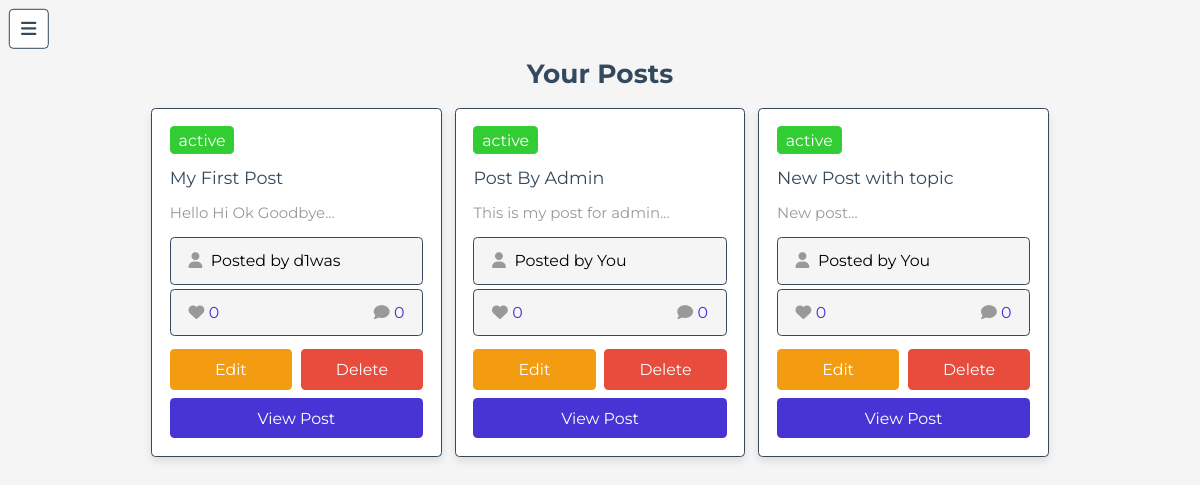
Screenshot of /admin/view_posts.php (signed in) with the database file from the repository.
### tables this page shows
CREATE TABLE `posts` (
  `id` int(100) NOT NULL,
  `admin_id` int(100) NOT NULL,
  `name` varchar(100) NOT NULL,
  `title` varchar(100) NOT NULL,
  `content` varchar(10000) NOT NULL,
  `category` varchar(50) NOT NULL,
  `image` varchar(100) NOT NULL,
  `date` datetime NOT NULL DEFAULT current_timestamp(),
  `status` varchar(10) NOT NULL,
  `topic_id` int(12) NOT NULL
);

### admin/view_posts.php (the view, shortened to what this page needs)
<?php
include '../components/connect.php';
$admin_id = $_SESSION['admin_id'];
?>
<!DOCTYPE html>
<html lang="en">
<head>
   <link rel="stylesheet" href="https://cdnjs.cloudflare.com/ajax/libs/font-awesome/6.1.1/css/all.min.css">
   <link rel="stylesheet" href="../css/admin_style.css">
</head>
<body>
<?php include '../components/admin_header.php' ?>
<section class="show-posts">
   <h1 class="heading">your posts</h1>
   <div class="box-container">
      <?php
         $admin_query = $conn->prepare("SELECT role from admin WHERE id = ?");
         $admin_query->execute([$admin_id]);
         $admin = $admin_query->fetch(PDO::FETCH_ASSOC);
         if($admin['role'] == "admin") {
            $select_posts = $conn->prepare("SELECT * FROM `posts`");
         } else {
            $select_posts = $conn->prepare("SELECT * FROM `posts` WHERE admin_id = ?");
            $select_posts->execute([$admin_id]);
         }
         $select_posts->execute();
         if($select_posts->rowCount() > 0){
            while($fetch_posts = $select_posts->fetch(PDO::FETCH_ASSOC)){
               $post_id = $fetch_posts['id'];
               $user_id = $fetch_posts['admin_id'];
               $postedByUserQuery = $conn->prepare("SELECT * FROM `admin` WHERE id = ?");
               $postedByUserQuery->execute([$user_id]);
               $postedByUser = $postedByUserQuery->fetch(PDO::FETCH_ASSOC);
               $count_post_comments = $conn->prepare("SELECT * FROM `comments` WHERE post_id = ?");
               $count_post_comments->execute([$post_id]);
               $total_post_comments = $count_post_comments->rowCount();
               $count_post_likes = $conn->prepare("SELECT * FROM `likes` WHERE post_id = ?");
               $count_post_likes->execute([$post_id]);
               $total_post_likes = $count_post_likes->rowCount();
      ?>
      <form method="post" class="box">
         <div class="status" style="background-color:<?php if($fetch_posts['status'] == 'active'){echo 'limegreen'; }else{echo 'coral';}; ?>;"><?= $fetch_posts['status']; ?></div>
            <div class="title"><?= $fetch_posts['title']; ?></div>
         <div class="posts-content"><?= $fetch_posts['content']; ?></div>
         <div class="icons post-user">
            <div class="likes">
               <i class="fas fa-user"></i>
               Posted by <?= $postedByUser['id'] == $admin_id ? "You" : $postedByUser['name'] ?>
            </div>
         </div>
         <div class="icons">
            <div class="likes"><i class="fas fa-heart"></i><span><?= $total_post_likes; ?></span></div>
            <div class="comments"><i class="fas fa-comment"></i><span><?= $total_post_comments; ?></span></div>
         </div>
         <div class="flex-btn">
            <a href="edit_post.php?id=<?= $post_id; ?>" class="option-btn">edit</a>
            <button type="submit" name="delete" class="delete-btn" onclick="return confirm('delete this post?');">delete</button>
         </div>
         <a href="read_post.php?post_id=<?= $post_id; ?>" class="btn">view post</a>
      </form>
      <?php
            }
         }else{
            echo '<p class="empty">no posts added yet! <a href="add_posts.php" class="btn" style="margin-top:1.5rem;">add post</a></p>';
         }
      ?>
   </div>
</section>
</body>
</html>

### css/admin_style.css (style rules this page uses)
:root { --main-color:#4834d4; --red:#e74c3c; --orange:#f39c12; --black:#34495e; --white:#fff; --light-bg:#f5f5f5; --light-color:#999; --border:.2rem solid var(--black); --box-shadow:0 .5rem 1rem rgba(0,0,0,.1); }
* { font-family: 'Montserrat', sans-serif; margin:0; padding:0; box-sizing: border-box; text-decoration: none; outline: none; border:none; }
html { font-size: 62.5%; overflow-x: hidden; }
body { background-color: var(--light-bg); padding-left: 35rem; }
section { max-width: 1200px; margin:0 auto; padding:2rem; }
.btn, .delete-btn, .option-btn, .inline-btn, .inline-option-btn, .inline-delete-btn { margin-top: 1rem; border-radius: .5rem; cursor: pointer; font-size: 1.8rem; color:var(--white); padding:1.2rem 3rem; text-transform: capitalize; text-align: center; }
.btn, .delete-btn, .option-btn { display: block; width: 100%; }
.inline-btn, .btn { background-color: var(--main-color); }
.inline-delete-btn, .delete-btn { background-color: var(--red); }
.inline-option-btn, .option-btn { background-color: var(--orange); }
.flex-btn { display: flex; gap:1rem; }
.heading { text-align: center; margin-bottom: 2rem; text-transform: capitalize; color:var(--black); font-size: 3rem; }
.show-posts .box-container { display: grid; grid-template-columns: repeat(auto-fit, 33rem); gap:1.5rem; justify-content: center; align-items: flex-start; }
.show-posts .box-container .box { background-color: var(--white); border-radius: .5rem; box-shadow: var(--box-shadow); border:var(--border); padding:2rem; overflow: hidden; }
.show-posts .box-container .box .status { font-size: 1.8rem; margin-bottom: 1rem; padding:.5rem 1rem; border-radius: .5rem; color:var(--white); display: inline-block; margin-bottom: 1rem; }
.show-posts .box-container .box .title { font-size: 2rem; color:var(--black); overflow: hidden; text-overflow: ellipsis; white-space: nowrap; padding:.5rem 0; min-width: 100%; }
.show-posts .box-container .box .posts-content { font-size: 1.7rem; color:var(--light-color); line-height: 1.5; padding:1rem 0; }
.show-posts .box-container .box .posts-content::after { content: '...'; }
.show-posts .box-container .box .icons { display: flex; align-items: center; justify-content: space-between; gap:1rem; background-color: var(--light-bg); border-radius: .5rem; padding:1.5rem 2rem; border:var(--border); margin:.5rem 0; }
.show-posts .box-container .box .icons div { font-size: 1.8rem; }
.show-posts .box-container .box .icons div span { color:var(--main-color); }
.show-posts .box-container .box .icons div i { color:var(--light-color); margin-right: .5rem; }
@media (max-width:1200px) { html { font-size: 55%; } }
@media (max-width:1200px) { body { padding-left: 0; } }

### rows the page displays
posts: status "active", title "My First Post", content "Hello Hi Ok Goodbye", admin.name "d1was", total_post_likes "0", total_post_comments "0"
posts: status "active", title "Post By Admin", content "This is my post for admin", shows "You", total_post_likes "0", total_post_comments "0"
posts: status "active", title "New Post with topic", content "New post", shows "You", total_post_likes "0", total_post_comments "0"
